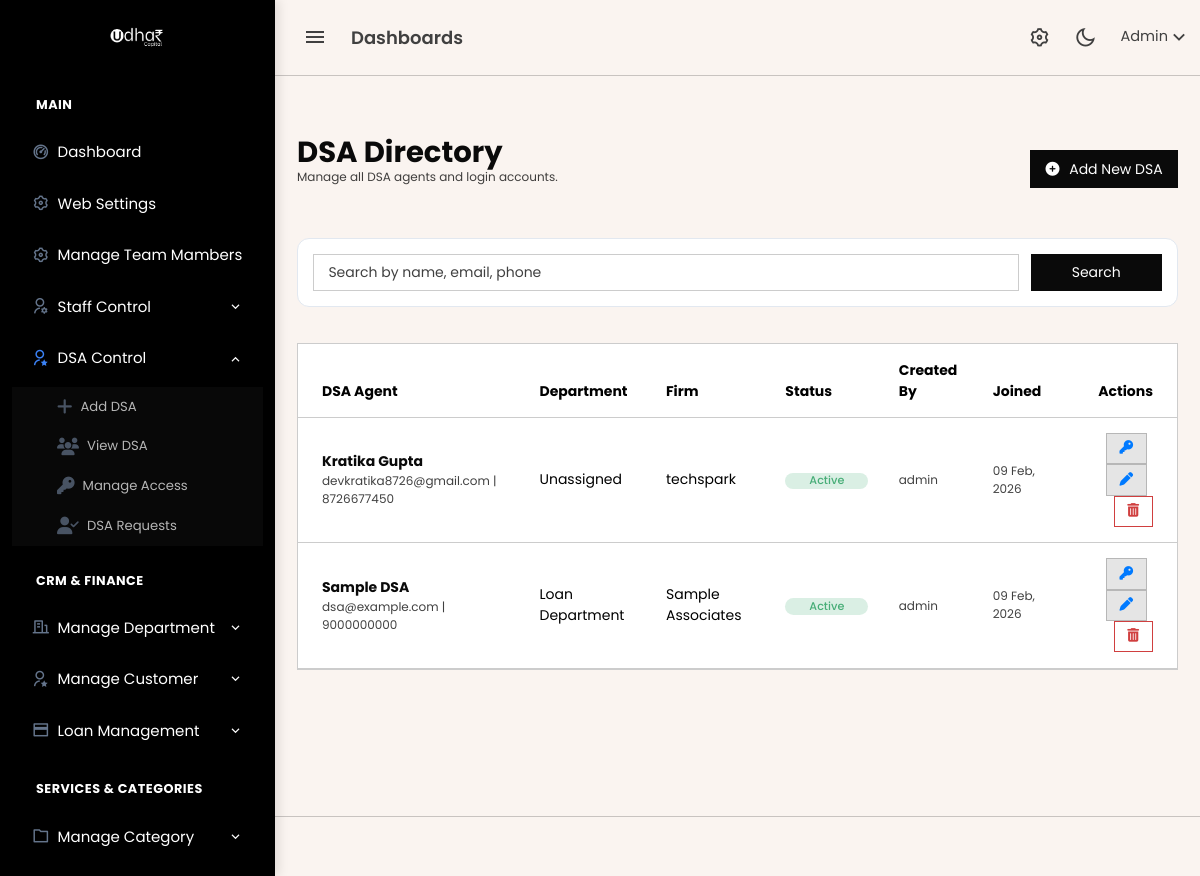
Screenshot of /admin/dsa_list.php (signed in) with the database file from the repository.
### tables this page shows
CREATE TABLE `dsa` (
  `id` bigint(20) UNSIGNED NOT NULL,
  `name` varchar(255) NOT NULL,
  `email` varchar(255) NOT NULL,
  `phone` varchar(20) NOT NULL,
  `password` varchar(255) NOT NULL,
  `department_id` int(11) DEFAULT NULL,
  `created_by` bigint(20) UNSIGNED DEFAULT NULL,
  `status` enum('active','inactive') DEFAULT 'active',
  `created_at` timestamp NOT NULL DEFAULT current_timestamp(),
  `updated_at` timestamp NOT NULL DEFAULT current_timestamp() ON UPDATE current_timestamp()
);

CREATE TABLE `dsa_profiles` (
  `id` bigint(20) UNSIGNED NOT NULL,
  `dsa_id` bigint(20) UNSIGNED NOT NULL,
  `firm_name` varchar(255) DEFAULT NULL,
  `pan_number` varchar(255) DEFAULT NULL,
  `city` varchar(100) DEFAULT NULL,
  `state` varchar(100) DEFAULT NULL,
  `pin_code` varchar(10) DEFAULT NULL,
  `bank_name` varchar(255) DEFAULT NULL,
  `account_number` varchar(255) DEFAULT NULL,
  `ifsc_code` varchar(20) DEFAULT NULL,
  `created_at` timestamp NOT NULL DEFAULT current_timestamp(),
  `updated_at` timestamp NOT NULL DEFAULT current_timestamp() ON UPDATE current_timestamp()
);

CREATE TABLE `departments` (
  `id` int(10) UNSIGNED NOT NULL,
  `name` varchar(255) NOT NULL,
  `created_at` timestamp NULL DEFAULT current_timestamp(),
  `updated_at` timestamp NULL DEFAULT current_timestamp() ON UPDATE current_timestamp(),
  `created_by` bigint(20) UNSIGNED DEFAULT NULL
);

### admin/dsa_list.php (the view, shortened to what this page needs)
<?php
include 'header.php';
$search = isset($_GET['search']) ? mysqli_real_escape_string($conn, $_GET['search']) : '';
$where_clause = $search ? "WHERE d.name LIKE '%$search%' OR d.email LIKE '%$search%' OR d.phone LIKE '%$search%'" : '';
$query = "SELECT d.*, dp.firm_name, dept.name AS department_name, a.name AS creator_name
          FROM dsa d
          LEFT JOIN dsa_profiles dp ON dp.dsa_id = d.id
          LEFT JOIN departments dept ON dept.id = d.department_id
          LEFT JOIN admin a ON a.id = d.created_by
          $where_clause
          ORDER BY d.id DESC";
$result = mysqli_query($conn, $query);
?>
<?php include 'topbar.php'; ?>
<?php include 'sidebar.php'; ?>
<div class="content-page"><div class="content"><div class="container-fluid pt-4">
    <div class="d-flex justify-content-between align-items-center mb-4">
        <div>
            <h2 class="fw-bold text-dark mb-0">DSA Directory</h2>
            <p class="text-muted small">Manage all DSA agents and login accounts.</p>
        </div>
        <a href="dsa_add.php" class="btn btn-dark"><i class="fas fa-plus-circle me-1"></i> Add New DSA</a>
    </div>
    <div class="mb-4" style="background:#fff;border:1px solid #e2e8f0;padding:15px;border-radius:12px;">
        <form method="GET" class="row g-2">
            <div class="col-md-10"><input type="text" name="search" class="form-control" placeholder="Search by name, email, phone" value="<?= htmlspecialchars($search) ?>"></div>
            <div class="col-md-2"><button type="submit" class="btn btn-dark w-100">Search</button></div>
        </form>
    </div>
    <div class="card border"><div class="card-body p-0"><div class="table-responsive">
        <table class="table mb-0 align-middle">
            <thead><tr><th class="ps-3">DSA Agent</th><th>Department</th><th>Firm</th><th>Status</th><th>Created By</th><th>Joined</th><th class="text-end pe-3">Actions</th></tr></thead>
            <tbody>
                <?php if ($result && mysqli_num_rows($result) > 0): while ($row = mysqli_fetch_assoc($result)): ?>
                    <tr>
                        <td class="ps-3"><div class="fw-bold text-dark"><?= htmlspecialchars($row['name']) ?></div><div class="text-muted small"><?= htmlspecialchars($row['email']) ?> | <?= htmlspecialchars($row['phone']) ?></div></td>
                        <td><?= htmlspecialchars($row['department_name'] ?? 'Unassigned') ?></td>
                        <td><?= htmlspecialchars($row['firm_name'] ?? '-') ?></td>
                        <td><?php if($row['status'] === 'active'): ?><span class="badge rounded-pill bg-success-subtle text-success px-3">Active</span><?php else: ?><span class="badge rounded-pill bg-danger-subtle text-danger px-3">Inactive</span><?php endif; ?></td>
                        <td><span class="small text-muted"><?= htmlspecialchars($row['creator_name'] ?? 'System') ?></span></td>
                        <td class="small text-muted"><?= date('d M, Y', strtotime($row['created_at'])) ?></td>
                        <td class="text-end pe-3">
                            <a href="manage_dsa_permissions.php?dsa_id=<?= (int)$row['id'] ?>" class="btn btn-sm btn-light border me-1" title="Manage Access"><i class="fas fa-key text-primary"></i></a>
                            <a href="dsa_add.php?id=<?= (int)$row['id'] ?>" class="btn btn-sm btn-light border me-1"><i class="fas fa-pen text-primary"></i></a>
                            <a href="db/delete/dsa_delete.php?id=<?= (int)$row['id'] ?>" onclick="return confirm('Delete this DSA account?')" class="btn btn-sm btn-outline-danger"><i class="fas fa-trash-alt"></i></a>
                        </td>
                    </tr>
                <?php endwhile; else: ?>
                    <tr><td colspan="7" class="text-center py-5 text-muted">No DSA records found.</td></tr>
                <?php endif; ?>
            </tbody>
        </table>
    </div></div></div>
</div></div></div>
<?php include 'footer.php'; ?>

### admin/sidebar.php (style rules this page uses)
:root { --nav-bg: #000000; --nav-text: #ffffff; --nav-hover-bg: #1e293b; --accent-blue: #3b82f6; }

### rows the page displays
dsa: name "Kratika Gupta", email "devkratika8726@gmail.com", phone "8726677450", department_name "Unassigned", dsa_profiles.firm_name "techspark", status "Active", admin.name "admin", created_at "09 Feb, 2026"
dsa: name "Sample DSA", email "dsa@example.com", phone "9000000000", department.name "Loan Department", dsa_profiles.firm_name "Sample Associates", status "Active", admin.name "admin", created_at "09 Feb, 2026"
